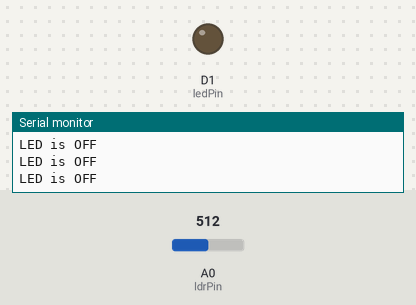
A sketch run on a simulated ESP8266 (NodeMCU). On the bench: output pins drawn as LEDs (lit = HIGH), the last lines printed to the serial monitor. Inputs (shaded band) come from the test bench; at power-on: A0 (ldrPin) = 512.

Above: at 1.2 s.
1.3 s: A0 (ldrPin) set to 884
2.8 s: A0 (ldrPin) set to 911
At 4.0 s:
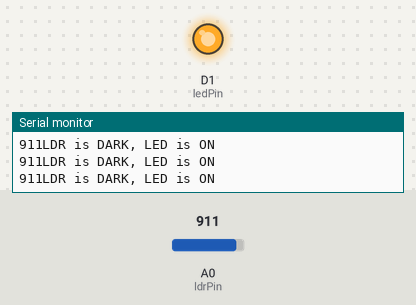
4.3 s: A0 (ldrPin) set to 900
At 5.3 s:
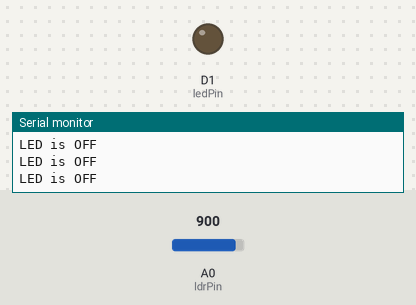
5.8 s: A0 (ldrPin) set to 1023
At 6.5 s:
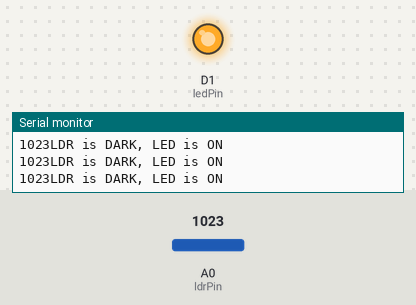
Timing chart, 0 to 8.3 s (numbered marks = the images above; inputs shaded):
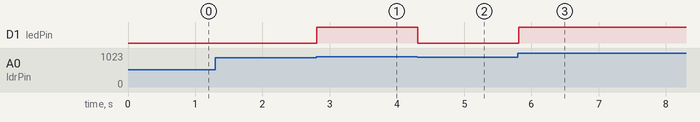

Measured:
- the behaviour switches between 900 and 901 on A0 (ldrPin) (found by bisection; images 0 and 1)
- after the input at 2.8 s, D1 (ledPin): LOW → HIGH at once
- after the input at 4.3 s, D1 (ledPin): HIGH → LOW at once
- after the input at 5.8 s, D1 (ledPin): LOW → HIGH at once

The sketch:

ldr2.ino
```cpp
/* Created on 2022
 * Last modification: 1st May 2022
 * This code permits to make a LDR blink (depends on the light) with an external LED
 */
const int ledPin = D1;    // external LED pin
const int ldrPin = A0;    // LDR connected to pin A0

void setup() {    // the setup routine runs once when you press reset

Serial.begin(9600);       // Open the serial port and set the data transmission rate to 9600 bps (bits per second)
  pinMode(ledPin, OUTPUT);    // Configures LED pin to behave as output
  pinMode(ldrPin, INPUT);     // Configures LDR pin to behave as an input
}
void loop() {     // the loop routine runs over and over again forever

int ldrStatus = analogRead(ldrPin);   // Reads the value from the LDR analog pin

  if (ldrStatus > 900) {    // if statement checks for a condition and executes the proceeding statement
    digitalWrite(ledPin, HIGH);   // The pin has been defined as an OUTPUT, so voltage will be set to the corresponding value (5V or 3.3V)
    Serial.print(ldrStatus);    // prints the data to the serial port
    Serial.println("LDR is DARK, LED is ON");   // This text is seen when opening the Serial Monitor, it's only to make sure that the LDR is working-> this line can be deleted
  }

  else {    // it is executed in any situation which do not meet the if condition
    digitalWrite(ledPin, LOW);      // turn the LED off by making the voltage LOW
    Serial.println("LED is OFF");   // Prints data to the serial port as human-readable ASCII text (this line can also be deleted)
  }
  delay(100);   // LDR status is checked every 100ms
}
```
